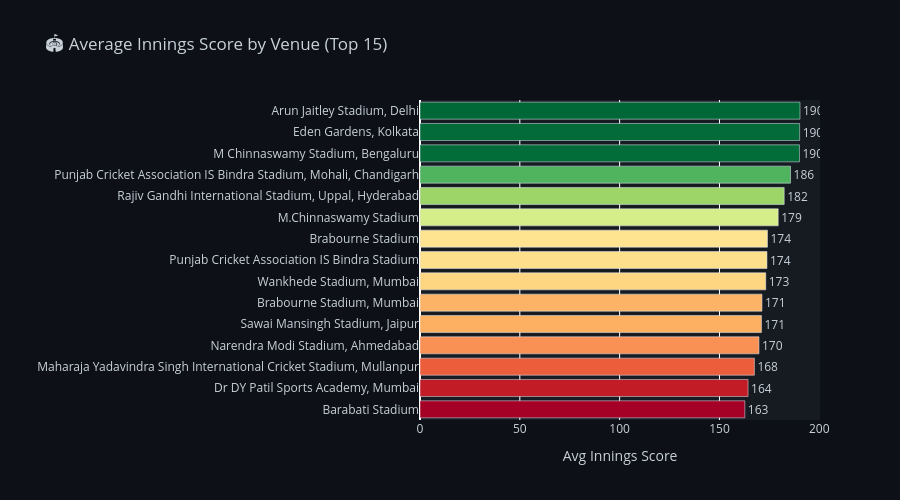

The notebook cell saved with this chart:
### Code cell
# ═══════════════════════════════════════════════════════════════
# BUSINESS QUESTION 4: Venue Analysis — Batsman vs Bowler Grounds
# ═══════════════════════════════════════════════════════════════

venue_runs = (
    deliveries.merge(matches_clean[["id", "venue"]], left_on="match_id", right_on="id")
    .groupby(["match_id", "venue", "inning"])["total_runs"]
    .sum()
    .reset_index()
)

venue_avg = (
    venue_runs.groupby("venue")["total_runs"]
    .agg(["mean", "count"])
    .reset_index()
)
venue_avg.columns = ["venue", "avg_score", "innings"]
venue_avg = venue_avg[venue_avg["innings"] >= 10]  # min 5 matches

venue_avg = venue_avg.sort_values("avg_score", ascending=False)

fig = px.bar(
    venue_avg.head(15), x="avg_score", y="venue", orientation="h",
    color="avg_score", color_continuous_scale="RdYlGn",
    title="🏟️ Average Innings Score by Venue (Top 15)",
    labels={"avg_score": "Avg Innings Score", "venue": ""},
    text=venue_avg.head(15)["avg_score"].round(0).astype(int)
)
fig.update_traces(textposition="outside")
fig.update_layout(
    plot_bgcolor="#161b22", paper_bgcolor="#0d1117",
    font_color="#c9d1d9", yaxis={"categoryorder": "total ascending"},
    coloraxis_showscale=False, height=500
)
fig.write_html("../assets/q4_venue_scores.html")
fig.show()

print("\n📌 INSIGHT: Venues like Chinnaswamy (Bengaluru) are batting paradises.")
print("   Low-scoring venues (Chepauk, Kotla) reward teams with strong bowling attacks.")

### Figure 1 — Plotly figure (JSON) as saved in the notebook; plotly's stock layout.template omitted (floating-point values rounded to 4 significant figures)
{"data": [{"hovertemplate": "Avg Innings Score=%{marker.color}<br>=%{y}<br>text=%{text}<extra></extra>", "legendgroup": "", "marker": {"color": [190.3, 190.2, 190.1, 185.6, 182.4, 179.4, 174.1, 173.8, 173.2, 171.3, 171.1, 169.8, 167.5, 164.3, 162.7], "coloraxis": "coloraxis", "pattern": {"shape": ""}}, "name": "", "orientation": "h", "showlegend": false, "text": [190.0, 190.0, 190.0, 186.0, 182.0, 179.0, 174.0, 174.0, 173.0, 171.0, 171.0, 170.0, 168.0, 164.0, 163.0], "textposition": "outside", "type": "bar", "x": [190.3, 190.2, 190.1, 185.6, 182.4, 179.4, 174.1, 173.8, 173.2, 171.3, 171.1, 169.8, 167.5, 164.3, 162.7], "xaxis": "x", "y": ["Arun Jaitley Stadium, Delhi", "Eden Gardens, Kolkata", "M Chinnaswamy Stadium, Bengaluru", "Punjab Cricket Association IS Bindra Stadium, Mohali, Chandigarh", "Rajiv Gandhi International Stadium, Uppal, Hyderabad", "M.Chinnaswamy Stadium", "Brabourne Stadium", "Punjab Cricket Association IS Bindra Stadium", "Wankhede Stadium, Mumbai", "Brabourne Stadium, Mumbai", "Sawai Mansingh Stadium, Jaipur", "Narendra Modi Stadium, Ahmedabad", "Maharaja Yadavindra Singh International Cricket Stadium, Mullanpur", "Dr DY Patil Sports Academy, Mumbai", "Barabati Stadium"], "yaxis": "y"}], "layout": {"barmode": "relative", "coloraxis": {"autocolorscale": false, "colorbar": {"title": {"text": "Avg Innings Score"}}, "colorscale": [[0, "rgb(165,0,38)"], [0.1, "rgb(215,48,39)"], [0.2, "rgb(244,109,67)"], [0.3, "rgb(253,174,97)"], [0.4, "rgb(254,224,139)"], [0.5, "rgb(255,255,191)"], [0.6, "rgb(217,239,139)"], [0.7, "rgb(166,217,106)"], [0.8, "rgb(102,189,99)"], [0.9, "rgb(26,152,80)"], [1, "rgb(0,104,55)"]], "showscale": false}, "font": {"color": "#c9d1d9"}, "height": 500, "legend": {"tracegroupgap": 0}, "paper_bgcolor": "#0d1117", "plot_bgcolor": "#161b22", "title": {"text": "🏟️ Average Innings Score by Venue (Top 15)"}, "xaxis": {"anchor": "y", "domain": [0, 1], "title": {"text": "Avg Innings Score"}}, "yaxis": {"anchor": "x", "categoryorder": "total ascending", "domain": [0, 1], "title": {"text": ""}}}}
